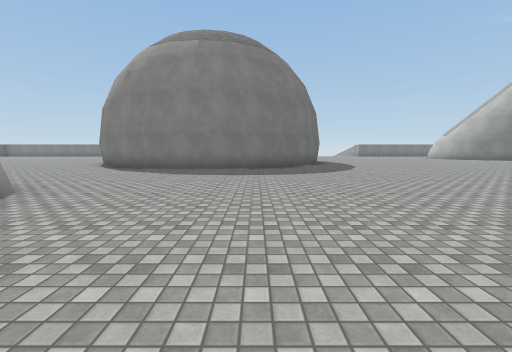
view 1 (above)

24 first-person views from a walk through a scene from a Unity 3-D project. The camera is 1.4 m above the floor, tilts 6° down and sees 90° across. The floor is counted in squares, 2.25 m on a side. Each view is taken from the middle of a square. On the plan, view 1 faces up. The plan holds only what a view shows up to about 9 squares ahead; the rest is blank. The place goes on beyond the plan. The player character is not drawn. Some animated figures are left out. Surface patterns are stand-ins for the level's own textures.

view 2
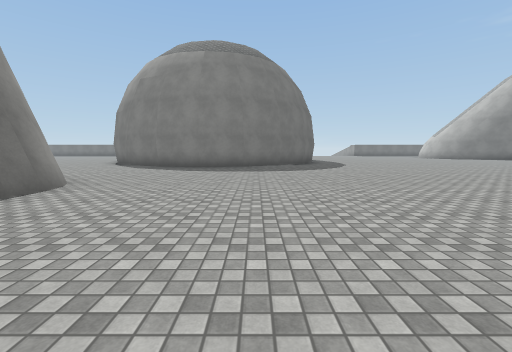

view 3
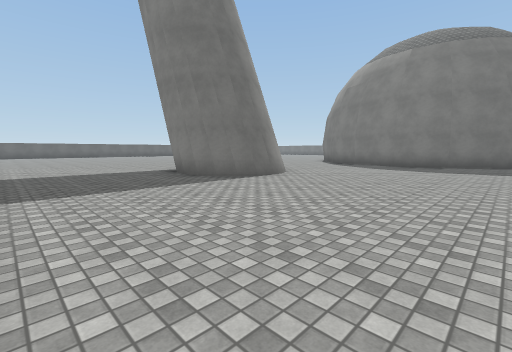

view 4
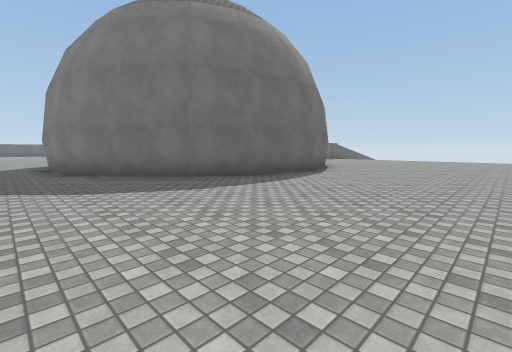

view 5
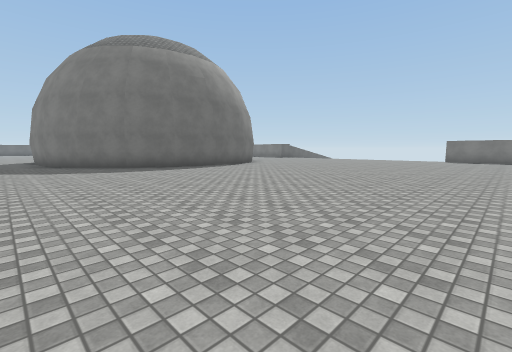

view 6
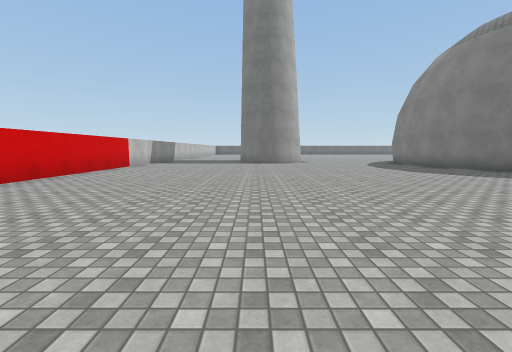

view 7
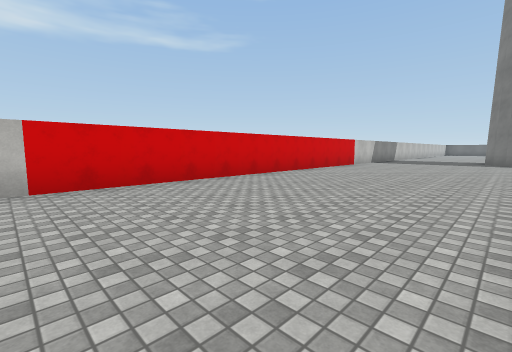

view 8
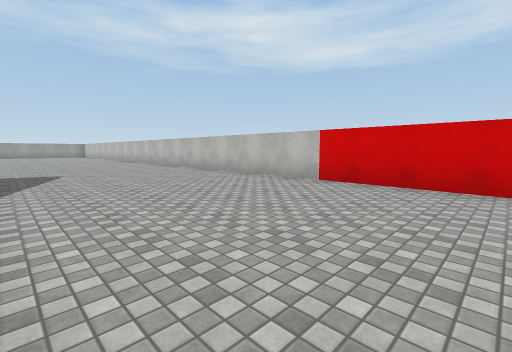

view 9
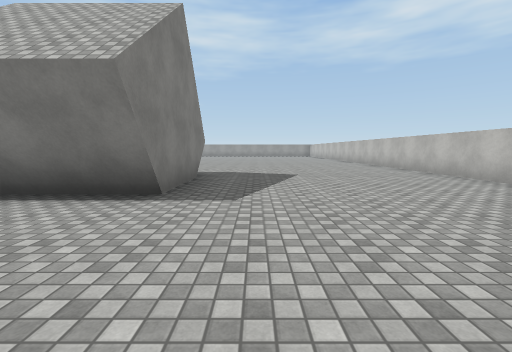

view 10
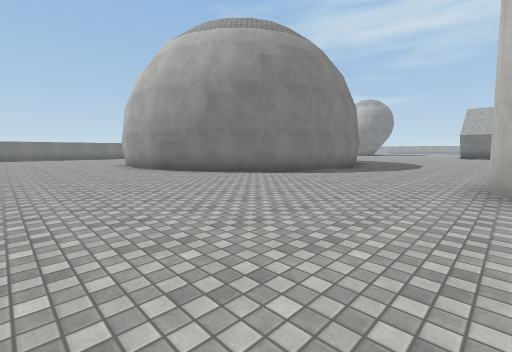

view 11
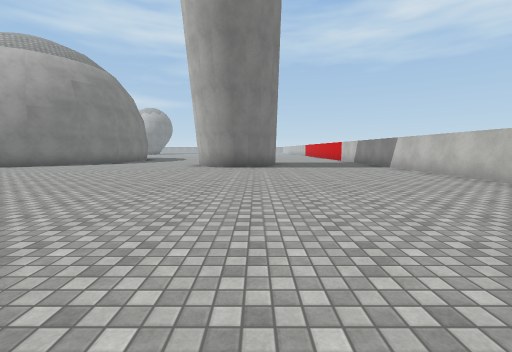

view 12
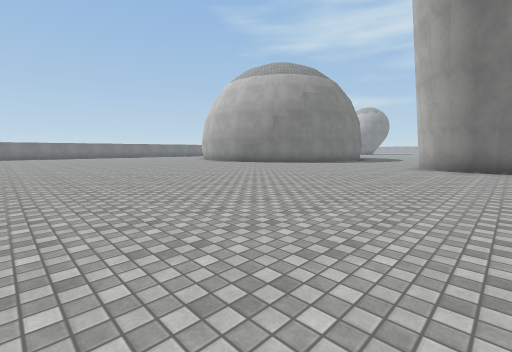

view 13
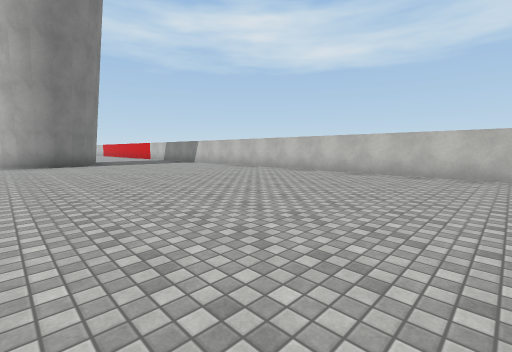

view 14
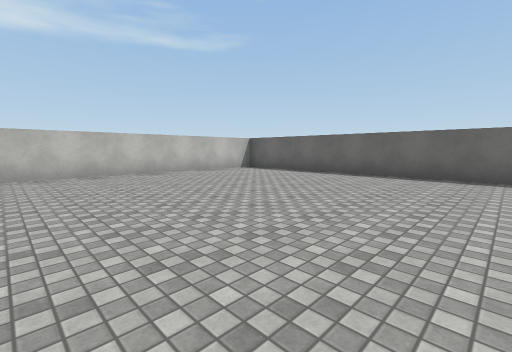

view 15
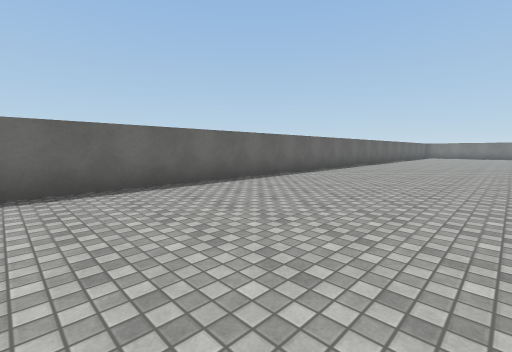

view 16
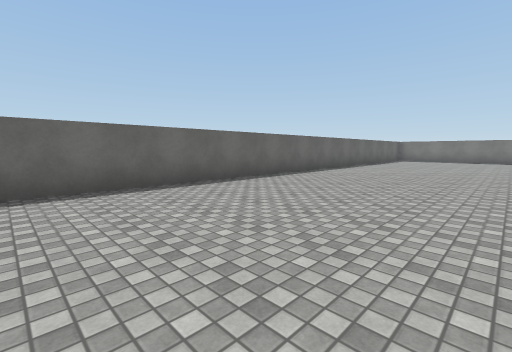

view 17
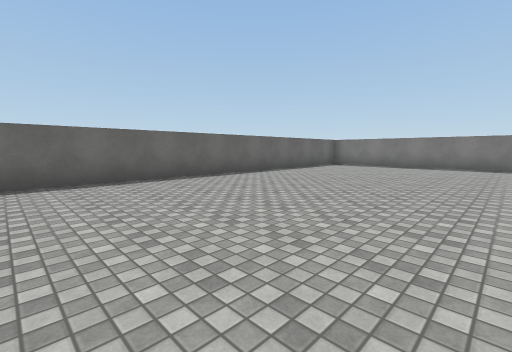

view 18
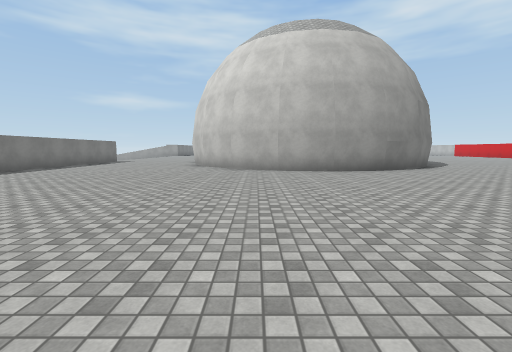

view 19
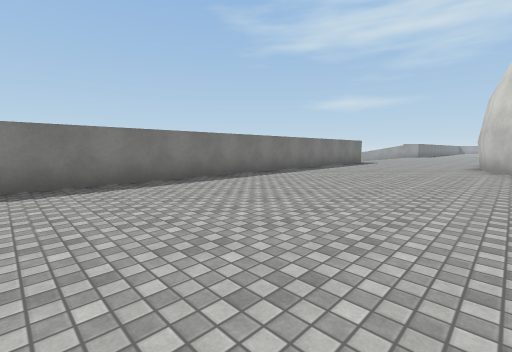

view 20
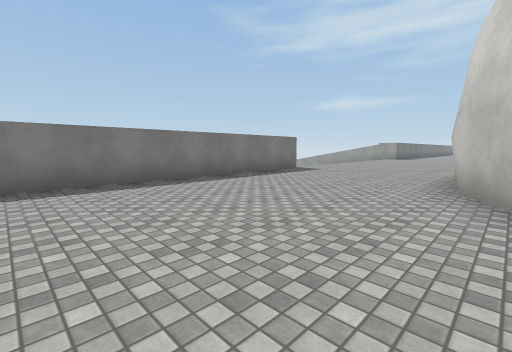

view 21
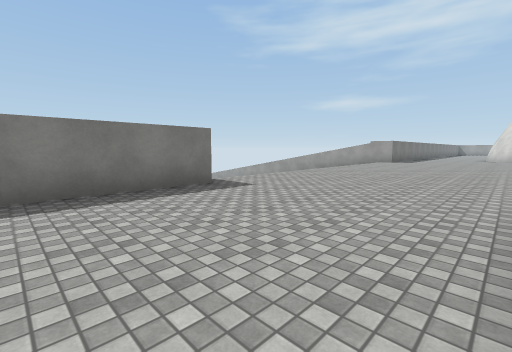

view 22
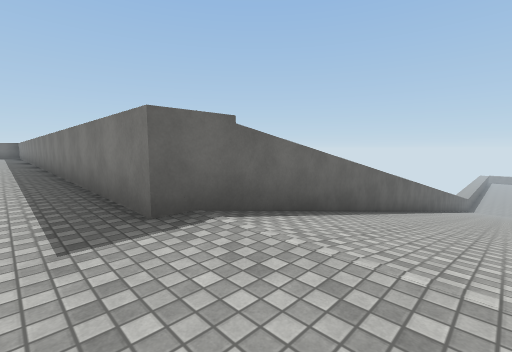

view 23
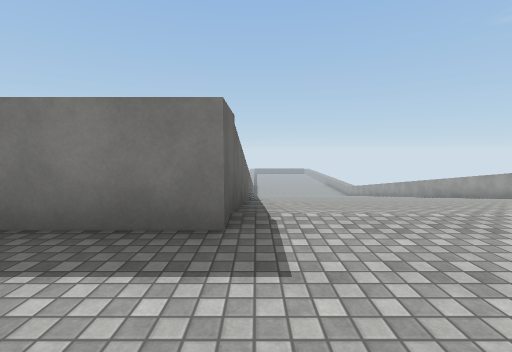

view 24
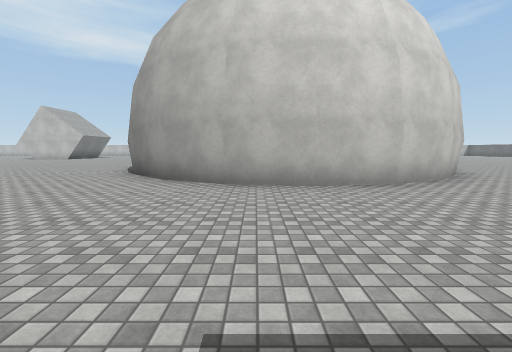

### Floor plan
Key: @ floor where view 1 was taken; # wall or solid block; . floor; / step, stairs or slope.
Columns run from 22 left of view 1 to 18 right of it. Each row starts with its distance up from view 1.
 29                     #///
 28                     #////////
 27                     #////////
 26                     #///////
 25                     #//////
 24                     #/////
 23                     #////
 22    ####  ############.......
 21   .....  ....................
 20 #......  .....................
 19 #......  ...................... ..
 18 #......  .........................
 17 #......  .........######..........
 16 #......  ........##    ##.........
 15 #...... ........##      #.........
 14 #...............#       #.........
 13 #...............#       ##........
 12 #...............#       ##........
 11 #..... .........#       #.........
 10 #..... .........##     ##.........
  9 #..... ..........### ###..........
  8 #..... ............###............
  7 #..... ...........................
  6 #..... .......................
  5 #..... ......................   #
  4 #...............###.............#### ..
  3 #...............###....................
  2 #...............###......................
  1 #........................................
  0 #.....................@.................
 -1 #......................................
 -2 #......................................
 -3 #################    ##################

Where each view was taken, in squares from view 1:
view 1: 0 up, 0 right, facing up
view 2: 1 down, 0 right, facing up
view 3: 2 down, 1 right, facing up-left
view 4: 7 up, 7 right, facing up-left
view 5: 7 up, 11 right, facing up-left
view 6: 2 up, 8 right, facing left
view 7: 2 up, 9 right, facing down-left
view 8: 2 up, 6 right, facing down-right
view 9: 2 up, 7 right, facing right
view 10: 4 up, 10 left, facing up-right
view 11: 2 up, 15 left, facing right
view 12: 2 up, 15 left, facing up-right
view 13: 4 up, 17 left, facing down-right
view 14: 4 up, 15 left, facing down-left
view 15: 1 up, 17 left, facing up-left
view 16: 7 up, 17 left, facing up-left
view 17: 12 up, 16 left, facing up-left
view 18: 15 up, 14 left, facing right
view 19: 17 up, 13 left, facing up-right
view 20: 17 up, 8 left, facing up-right
view 21: 18 up, 4 left, facing up-right
view 22: 21 up, 1 right, facing up-left
view 23: 20 up, 1 left, facing up
view 24: 22 up, 1 left, facing down
